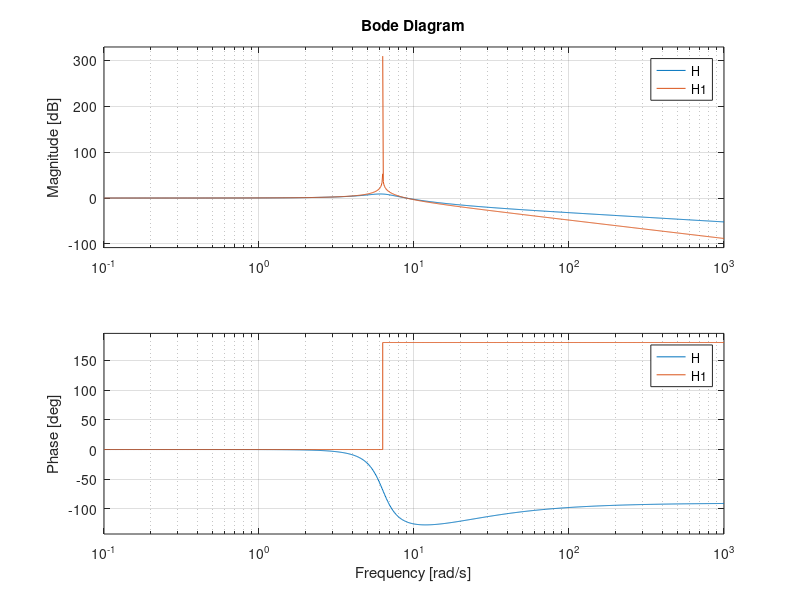

This figure's MATLAB source:
%%TASK 1.1
m_p = 0.16; %kg
c_p = 0.4; %Ns/m
k_p = 6.32; %N/m
c_p1 = 0;

w_n = sqrt(k_p/m_p);
zeta= c_p/(2*sqrt(k_p*m_p));
zeta1 = c_p1/(2*sqrt(k_p*m_p));
%%TASK 1.3
H = tf([0,2*zeta*w_n,w_n^2],[1,2*zeta*w_n,w_n^2]);
H1 = tf([0,2*zeta1*w_n,w_n^2],[1,2*zeta1*w_n,w_n^2]);
% fr= 0:0.01:100;
% [mag,phase,wout] = bode(H1,fr);
bode(H,H1);


%% task 1.3

t = 1:0.01:10;
excitation_sin = 0.05*sin(3*t);
% 
% figure()
% plot(t,excitation_sin)
% 
% figure()
% lsim(H,excitation_sin,t) % sine excitation

% figure()
% impulse(H*0.05,1) % impulse excitation

% w = 0:0.1:25;
% PSD = (4.028e-7)./((2.88e-4)+(0.68*w.^2)+w.^4);
% % figure()
% % semilogy(lsim(H,PSD,..)))
% 
% clear zeta
% 
% c_p = 5;
% zeta= c_p/2*sqrt(k_p*m_p);
